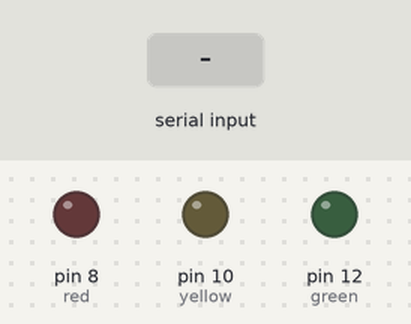
This sketch was run on a simulated Arduino Uno, built with avr-gcc and run on an emulated ATmega328P. Parts: output pins drawn as LEDs (lit = HIGH). The test bench sets the inputs (shaded band).

Above: at 1.2 s.
1.3 s: byte 1 (1) received over Serial
At 1.6 s:
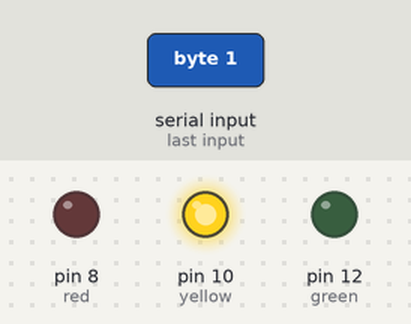
2.8 s: byte 2 (2) received over Serial
At 4.0 s:
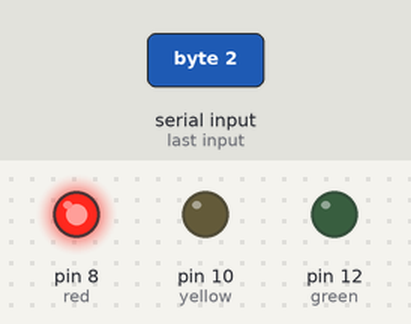
4.3 s: byte 3 (3) received over Serial
At 5.1 s:
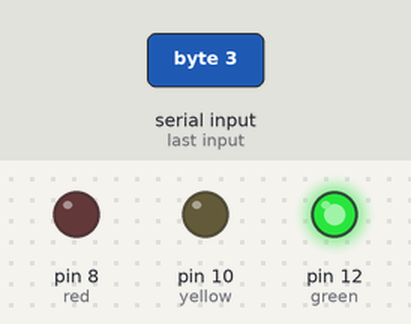
Timing chart, 0 to 7.3 s (numbered marks = the images above; inputs shaded):
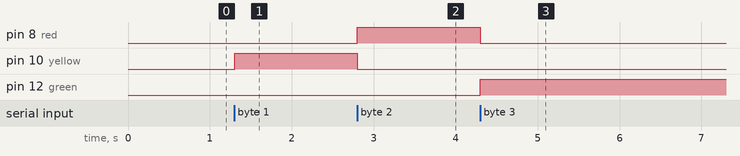

Measured:
- after the input at 1.3 s, pin 10 (yellow): LOW → HIGH at once
- after the input at 2.8 s, pin 8 (red): LOW → HIGH at once; pin 10 (yellow): HIGH → LOW at once
- after the input at 4.3 s, pin 8 (red): HIGH → LOW at once; pin 12 (green): LOW → HIGH at once

The sketch:

sketch_feb12a.ino
```cpp
int green = 12;
int yellow = 10;
int red = 8;

void setup() {
  Serial.begin(9600);
  pinMode(green, OUTPUT);
  pinMode(yellow, OUTPUT);
  pinMode(red, OUTPUT);
}

void loop() {
  while(Serial.available() > 0) {
    int num = Serial.read();
    printf("%d", num);
    if(num == 1){
      digitalWrite(green, LOW);
      digitalWrite(yellow, HIGH);
      digitalWrite(red, LOW);
      delay(1000);
    }else if(num == 2){
      digitalWrite(green, LOW);
      digitalWrite(yellow, LOW);
      digitalWrite(red, HIGH);
      delay(1000);
    }else if(num == 3){
      digitalWrite(green, HIGH);
      digitalWrite(yellow, LOW);
      digitalWrite(red, LOW);
      delay(1000);
    }
  }
}
```
